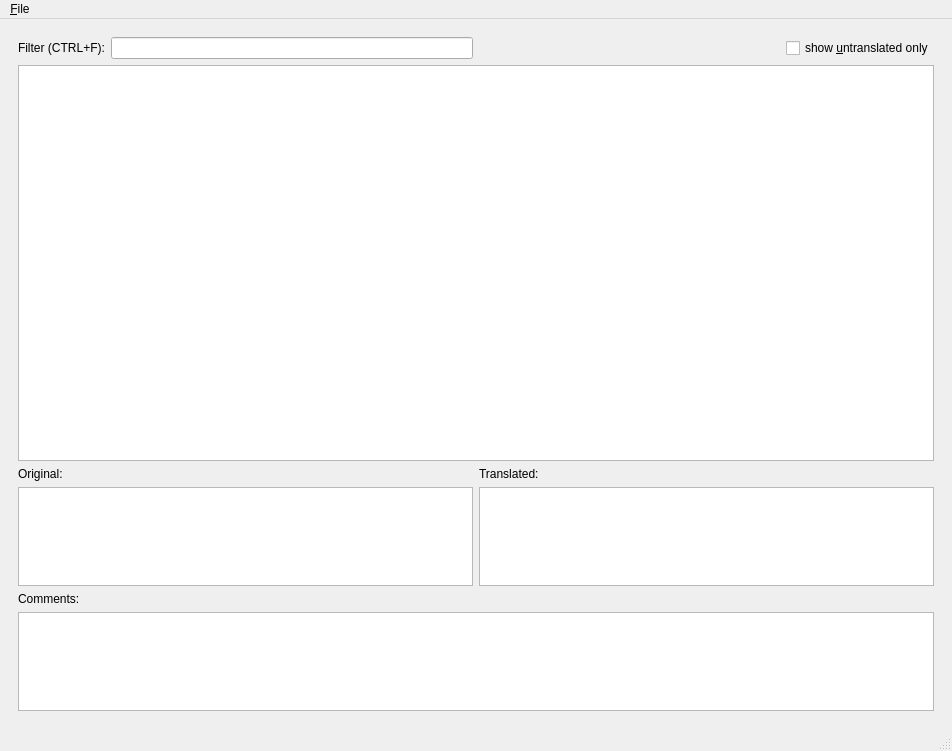
<?xml version="1.0" encoding="UTF-8"?>
<ui version="4.0">
 <class>MainWindow</class>
 <widget class="QMainWindow" name="MainWindow">
  <property name="geometry">
   <rect>
    <x>0</x>
    <y>0</y>
    <width>952</width>
    <height>751</height>
   </rect>
  </property>
  <property name="sizePolicy">
   <sizepolicy hsizetype="Expanding" vsizetype="Expanding">
    <horstretch>0</horstretch>
    <verstretch>0</verstretch>
   </sizepolicy>
  </property>
  <property name="windowTitle">
   <string>apropy</string>
  </property>
  <widget class="QWidget" name="centralwidget">
   <property name="sizePolicy">
    <sizepolicy hsizetype="Expanding" vsizetype="Expanding">
     <horstretch>0</horstretch>
     <verstretch>0</verstretch>
    </sizepolicy>
   </property>
   <layout class="QHBoxLayout" name="horizontalLayout">
    <item>
     <widget class="QWidget" name="TranslateWidget" native="true">
      <layout class="QGridLayout" name="gridLayout">
       <property name="sizeConstraint">
        <enum>QLayout::SetDefaultConstraint</enum>
       </property>
       <item row="4" column="1">
        <widget class="QPlainTextEdit" name="transEdit">
         <property name="sizePolicy">
          <sizepolicy hsizetype="Expanding" vsizetype="Expanding">
           <horstretch>0</horstretch>
           <verstretch>1</verstretch>
          </sizepolicy>
         </property>
        </widget>
       </item>
       <item row="7" column="0" colspan="2">
        <widget class="QPlainTextEdit" name="commentEdit">
         <property name="sizePolicy">
          <sizepolicy hsizetype="Expanding" vsizetype="Expanding">
           <horstretch>0</horstretch>
           <verstretch>1</verstretch>
          </sizepolicy>
         </property>
         <property name="focusPolicy">
          <enum>Qt::NoFocus</enum>
         </property>
         <property name="readOnly">
          <bool>true</bool>
         </property>
        </widget>
       </item>
       <item row="3" column="0">
        <widget class="QLabel" name="label_3">
         <property name="text">
          <string>Original:</string>
         </property>
        </widget>
       </item>
       <item row="3" column="1">
        <widget class="QLabel" name="label_4">
         <property name="text">
          <string>Translated:</string>
         </property>
        </widget>
       </item>
       <item row="5" column="0">
        <widget class="QLabel" name="label_2">
         <property name="text">
          <string>Comments:</string>
         </property>
        </widget>
       </item>
       <item row="2" column="0" colspan="2">
        <widget class="QTableView" name="tableView">
         <property name="sizePolicy">
          <sizepolicy hsizetype="Expanding" vsizetype="Expanding">
           <horstretch>0</horstretch>
           <verstretch>4</verstretch>
          </sizepolicy>
         </property>
        </widget>
       </item>
       <item row="4" column="0">
        <widget class="QPlainTextEdit" name="origEdit">
         <property name="sizePolicy">
          <sizepolicy hsizetype="Expanding" vsizetype="Expanding">
           <horstretch>0</horstretch>
           <verstretch>1</verstretch>
          </sizepolicy>
         </property>
         <property name="focusPolicy">
          <enum>Qt::NoFocus</enum>
         </property>
         <property name="readOnly">
          <bool>true</bool>
         </property>
        </widget>
       </item>
       <item row="0" column="0">
        <layout class="QHBoxLayout" name="horizontalLayout_2">
         <item>
          <widget class="QLabel" name="label">
           <property name="text">
            <string>Filter (CTRL+F):</string>
           </property>
          </widget>
         </item>
         <item>
          <widget class="QLineEdit" name="filterEdit">
           <property name="focusPolicy">
            <enum>Qt::ClickFocus</enum>
           </property>
           <property name="text">
            <string/>
           </property>
          </widget>
         </item>
        </layout>
       </item>
       <item row="0" column="1">
        <layout class="QHBoxLayout" name="horizontalLayout_3">
         <item>
          <spacer name="horizontalSpacer">
           <property name="orientation">
            <enum>Qt::Horizontal</enum>
           </property>
           <property name="sizeHint" stdset="0">
            <size>
             <width>40</width>
             <height>20</height>
            </size>
           </property>
          </spacer>
         </item>
         <item>
          <widget class="QCheckBox" name="untransOnlyBox">
           <property name="focusPolicy">
            <enum>Qt::NoFocus</enum>
           </property>
           <property name="text">
            <string>show &amp;untranslated only</string>
           </property>
          </widget>
         </item>
        </layout>
       </item>
      </layout>
     </widget>
    </item>
   </layout>
  </widget>
  <widget class="QMenuBar" name="menubar">
   <property name="geometry">
    <rect>
     <x>0</x>
     <y>0</y>
     <width>952</width>
     <height>24</height>
    </rect>
   </property>
   <widget class="QMenu" name="menu_File">
    <property name="title">
     <string>&amp;File</string>
    </property>
    <addaction name="action_Open"/>
    <addaction name="action_Save"/>
   </widget>
   <addaction name="menu_File"/>
  </widget>
  <widget class="QStatusBar" name="statusbar"/>
  <action name="action_Open">
   <property name="text">
    <string>&amp;Open</string>
   </property>
  </action>
  <action name="action_Save">
   <property name="text">
    <string>&amp;Save</string>
   </property>
  </action>
 </widget>
 <resources/>
 <connections/>
</ui>
